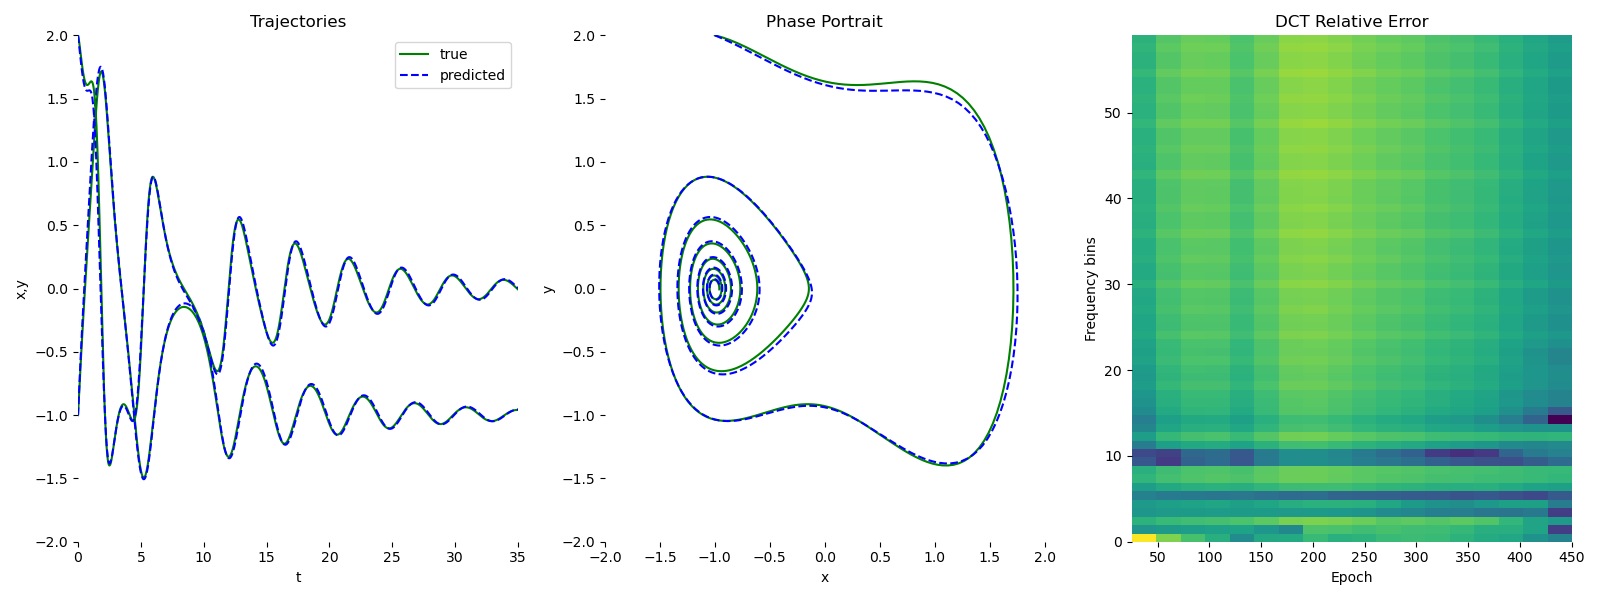

Write the Python code that produced this figure.
import os
import argparse
import time
import numpy as np
import pdb

import torch
import torch.fft
import torch.nn as nn
import torch.optim as optim
import scipy.fftpack

parser = argparse.ArgumentParser('ODE demo')
parser.add_argument('--method', type=str, choices=['dopri5', 'adams'], default='dopri5')
parser.add_argument('--data_size', type=int, default=1000)
parser.add_argument('--batch_time', type=int, default=100)
parser.add_argument('--batch_size', type=int, default=40)
parser.add_argument('--niters', type=int, default=3000)
parser.add_argument('--test_freq', type=int, default=25)
parser.add_argument('--viz', action='store_true')
parser.add_argument('--gpu', type=int, default=0)
parser.add_argument('--adjoint', action='store_true')
args = parser.parse_args()

if args.adjoint:
	from torchdiffeq import odeint_adjoint as odeint
else:
	from torchdiffeq import odeint

device = torch.device('cuda:' + str(args.gpu) if torch.cuda.is_available() else 'cpu')

''' Van der Pol '''
# true_y0 = torch.tensor([[1., 0.]]).to(device)
# t = torch.linspace(0., 15., args.data_size).to(device)

''' Duffing ''' 
true_y0 = torch.tensor([[-1., 2.]]).to(device)
t = torch.linspace(0., 35., args.data_size).to(device)

''' Lorenz ''' 
# true_y0 = torch.tensor([[0, 1, 1.05]]).to(device)
# t = torch.linspace(0., 100., args.data_size).to(device)

''' Chua ''' 
# true_y0 = torch.tensor([[1.0, 0, 0]]).to(device)
# t = torch.linspace(0., 15., args.data_size).to(device)


class Lambda(nn.Module):
	''' Van der Pol '''
	# mu = 3.

	# def forward(self, t, y):
	# 	y0, y1 = y[0][0], y[0][1]
	# 	return torch.Tensor([y1, self.mu*(1-y0**2)*y1 - y0])

	''' Duffing ''' 
	alpha = -1.2
	beta = 1.2
	delta = 0.2

	def forward(self, t, y):
		y0, y1 = y[0][0], y[0][1]
		return torch.Tensor([y1, -self.delta*y1 - self.alpha*y0 - self.beta*(y0**3)])

	''' Lorenz '''
	# sigma = 10
	# beta = 2.667
	# rho = 28

	# def forward(self, t, y):
	# 	y0, y1, y2 = y[0][0], y[0][1], y[0][2]
	# 	return torch.Tensor([
	# 		-self.sigma*(y0-y1),
	# 		self.rho*y0 - y1 - y0*y2,
	# 		-self.beta*y2 + y1*y2
	# 	])

	''' Chua '''
	# alpha = 15.395
	# beta = 28
	# R = -1.143
	# C_2 = -0.714

	# def forward(self, t, y):
	# 	x, y, z = y[0][0], y[0][1], y[0][2]
	# 	f_x = self.C_2*x + 0.5*(self.R-self.C_2)*2*torch.tanh(4*x)
	# 	return torch.Tensor([self.alpha*(y-x-f_x), x - y + z, -self.beta * y])



with torch.no_grad():
	true_y = odeint(Lambda(), true_y0, t, method='dopri5')


def get_batch():
	s = torch.from_numpy(np.random.choice(np.arange(args.data_size - args.batch_time, dtype=np.int64), args.batch_size, replace=False))
	batch_y0 = true_y[s]  # (M, D)
	batch_t = t[:args.batch_time]  # (T)
	batch_y = torch.stack([true_y[s + i] for i in range(args.batch_time)], dim=0)  # (T, M, D)
	return batch_y0.to(device), batch_t.to(device), batch_y.to(device)


def makedirs(dirname):
	if not os.path.exists(dirname):
		os.makedirs(dirname)


if args.viz:
	makedirs('png')
	import matplotlib.pyplot as plt
	from matplotlib.colors import LogNorm
	from pylab import figure, cm
	fig = plt.figure(figsize=(16, 6), facecolor='white')
	ax_traj = fig.add_subplot(131, frameon=False)
	ax_phase = fig.add_subplot(132, frameon=False)
	# ax_vecfield = fig.add_subplot(143, frameon=False)
	ax_spectra = fig.add_subplot(133, frameon=False)
	plt.show(block=False)

# cb = None


def visualize(true_y, pred_y, odefunc, itr, spectra, freqs, epochs):

	if args.viz:
		# global cb
		''' Van der Pol '''
		# xmin, xmax = -2, 2
		# ymin, ymax = -4, 4

		''' Duffing ''' 
		xmin, xmax = -2, 2
		ymin, ymax = -2, 2
		traj_min, traj_max = -2., 2.

		''' Lorenz ''' 
		# xmin, xmax = -20, 20
		# ymin, ymax = -20, 20

		''' Chua ''' 
		# xmin, xmax = -3.0, 3.0
		# ymin, ymax = -0.8, 0.8
		# traj_min, traj_max = -4., 4.

		ax_traj.cla()
		ax_traj.set_title('Trajectories')
		ax_traj.set_xlabel('t')
		ax_traj.set_ylabel('x,y')
		for k in range(true_y.shape[2]):
			ax_traj.plot(t.cpu().numpy(), true_y.cpu().numpy()[:, 0, k], 'g-', label='true' if k == 0 else '')
			ax_traj.plot(t.cpu().numpy(), pred_y.cpu().numpy()[:, 0, k], 'b--', label='predicted' if k == 0 else '')
		ax_traj.set_xlim(t.cpu().min(), t.cpu().max())
		ax_traj.set_ylim(traj_min, traj_max)
		ax_traj.legend()

		ax_phase.cla()
		ax_phase.set_title('Phase Portrait')
		ax_phase.set_xlabel('x')
		ax_phase.set_ylabel('y')
		ax_phase.plot(true_y.cpu().numpy()[:, 0, 0], true_y.cpu().numpy()[:, 0, 1], 'g-')
		ax_phase.plot(pred_y.cpu().numpy()[:, 0, 0], pred_y.cpu().numpy()[:, 0, 1], 'b--')
		ax_phase.set_xlim(xmin, xmax)
		ax_phase.set_ylim(ymin, ymax)

		# ax_vecfield.cla()
		# ax_vecfield.set_title('Learned Vector Field')
		# ax_vecfield.set_xlabel('x')
		# ax_vecfield.set_ylabel('y')

		# y, x = np.mgrid[ymin:ymax:21j, xmin:xmax:21j]
		# dydt = odefunc(0, torch.Tensor(np.stack([x, y], -1).reshape(21 * 21, 2)).to(device)).cpu().detach().numpy()
		# mag = np.sqrt(dydt[:, 0]**2 + dydt[:, 1]**2).reshape(-1, 1)
		# dydt = (dydt / mag)
		# dydt = dydt.reshape(21, 21, 2)

		# ax_vecfield.streamplot(x, y, dydt[:, :, 0], dydt[:, :, 1], color="black")
		# ax_vecfield.set_xlim(xmin, xmax)
		# ax_vecfield.set_ylim(ymin, ymax)

		spectra = np.flip(np.array(spectra).T, axis=0)
		bin_nums = np.flip(np.arange(freqs.size), axis=0)
		ax_spectra.cla()
		ax_spectra.set_title('DCT Relative Error')
		ax_spectra.set_xlabel('Epoch')
		ax_spectra.set_ylabel('Frequency bins')
		im = ax_spectra.imshow(spectra, norm=LogNorm(vmin=spectra.min(), vmax=spectra.max()), interpolation='none', extent=[min(epochs), max(epochs), min(bin_nums), max(bin_nums)])
		ax_spectra.set_aspect('auto')
		# if cb != None: 
		# 	cb.remove()
		# cb = fig.colorbar(im, ax=ax_spectra, orientation='horizontal', pad=0.05)

		fig.tight_layout()
		plt.savefig('png/{:03d}'.format(itr))
		plt.draw()
		plt.pause(0.001)


class ODEFunc(nn.Module):

	def __init__(self):
		super(ODEFunc, self).__init__()

		self.fc1 = nn.Linear(2, 50)
		self.s1 = nn.Tanh()
		self.fc2 = nn.Linear(2, 50)
		self.s2 = nn.Tanh()
		self.fc3 = nn.Linear(50, 2)

		fcs = [self.fc1, self.fc2, self.fc3]
		for m in fcs:
			nn.init.normal_(m.weight, mean=0, std=0.1)
			nn.init.constant_(m.bias, val=0)

	def forward(self, t, y):
		z1 = self.s1(self.fc1(y))
		z2 = self.s2(self.fc2(y**3))
		z3 = self.fc3(z1 + z2)
		return z3


class RunningAverageMeter(object):
	"""Computes and stores the average and current value"""

	def __init__(self, momentum=0.99):
		self.momentum = momentum
		self.reset()

	def reset(self):
		self.val = None
		self.avg = 0

	def update(self, val):
		if self.val is None:
			self.avg = val
		else:
			self.avg = self.avg * self.momentum + val * (1 - self.momentum)
		self.val = val


if __name__ == '__main__':
	np.random.seed(1000)

	ii = 0

	func = ODEFunc().to(device)
	
	optimizer = optim.Adam(func.parameters(), lr=1e-3)
	end = time.time()

	time_meter = RunningAverageMeter(0.97)
	
	loss_meter = RunningAverageMeter(0.97)

	epochs = []
	spectra = []
	# freqs = np.arange(args.data_size) * 2 * np.pi / args.data_size # FFT frequencies, lo to hi
	freqs = np.arange(args.data_size) / args.data_size # FFT frequencies, lo to hi
	bins = 120
	bin_cutoff = 60
	freq_bins = np.digitize(freqs, np.linspace(freqs.min(), freqs.max(), bins+1), right=True)
	freq_bins[0] = 1
	freqs = np.array([freqs[freq_bins == i].max() for i in range(1, bin_cutoff+1)])
	spec_fun = lambda sig: scipy.fftpack.dct(sig.cpu().numpy())
	# spec_fun = lambda sig: scipy.fftpack.fft(sig.cpu().numpy())
	# spec_fun = lambda sig: torch.fft.fft(sig).cpu().numpy()
	# pdb.set_trace()

	try:
		for itr in range(1, args.niters + 1):
			optimizer.zero_grad()
			batch_y0, batch_t, batch_y = get_batch()
			pred_y = odeint(func, batch_y0, batch_t).to(device)

			loss = torch.mean(torch.abs(pred_y - batch_y))
			loss.backward()
			optimizer.step()

			time_meter.update(time.time() - end)
			loss_meter.update(loss.item())

			if itr % args.test_freq == 0:
				with torch.no_grad():
					pred_y = odeint(func, true_y0, t)

					if itr // args.test_freq > 0:
						# Store spectra
						loss_sig = torch.abs(pred_y - true_y)[:,0,0]
						# spectrum = spec_fun(loss_sig)
						axis = 1
						baseline = spec_fun(true_y[:,0,axis])
						spectrum = np.abs(spec_fun(pred_y[:,0,axis]) - baseline) / np.abs(baseline)
						# pdb.set_trace()
						spectrum = np.array([spectrum[freq_bins == i].sum() for i in range(1, bin_cutoff+1)])
						# pdb.set_trace()
						spectra.append(spectrum)
						epochs.append(itr)
						visualize(true_y, pred_y, func, ii, spectra, freqs, epochs)

					loss = torch.mean(torch.abs(pred_y - true_y))
					print('Iter {:04d} | Total Loss {:.6f}'.format(itr, loss.item()))
					ii += 1


			end = time.time()
	except KeyboardInterrupt:
		print('saving')
		plt.savefig('figure.pdf')
		plt.savefig('figure.png')
		raise KeyboardInterrupt

		# Visualize frequency of loss
